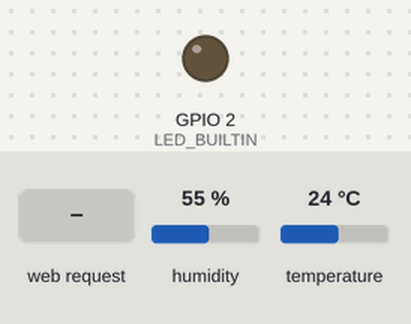
Bench run of a program on a simulated ESP32. Shown: output pins drawn as LEDs (lit = HIGH). The inputs (shaded band) are chosen by the test bench; at power-on: humidity 55 %, temperature 24 °C. WiFi joins after 1.5 s; servers stay silent unless stated; what the program prints to the serial monitor is not drawn.

Above: at 3.2 s.
3.3 s: HTTP request GET /api/led received
At 3.9 s:
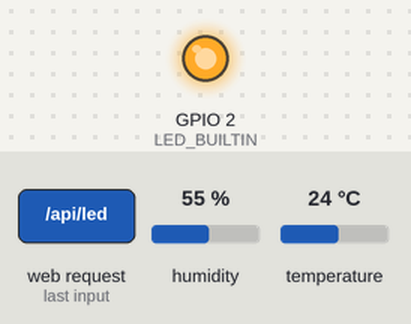
4.8 s: HTTP request GET /api/led?state=off received
At 6.0 s:
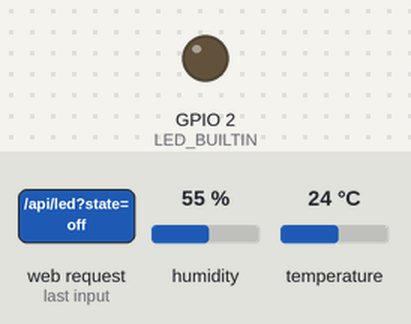
6.3 s: HTTP request GET /api/led?state=on received
At 7.4 s:
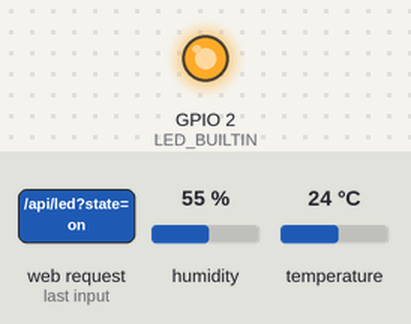
Timing chart, 0 to 9.3 s (numbered marks = the images above; inputs shaded):
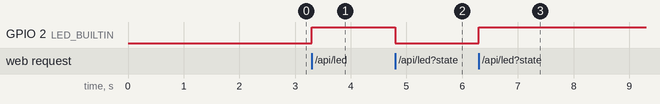

The program:

main.cpp
```cpp
/**
 * ESP32 小小气象站 (Mini Weather Station)
 * --------------------------------------
 * 采集 DHT22 温湿度，在内置 Web 仪表盘实时展示，
 * 并提供 JSON API 与板载 LED 远程控制，纯局域网运行，无需云服务。
 *
 * 硬件: ESP32 DevKit + DHT22/AM2302（兼容 DHT11，见 DHTTYPE）
 * 框架: Arduino（通过 PlatformIO 构建）
 */

#include <Arduino.h>
#include <WiFi.h>
#include <WebServer.h>
#include <ESPmDNS.h>
#include <DHT.h>

#if __has_include("secrets.h")
  #include "secrets.h"
#else
  #warning "未找到 include/secrets.h，正在使用占位 WiFi 配置；请复制 include/secrets.example.h 为 secrets.h 并填入真实信息"
  #define WIFI_SSID "YOUR_WIFI_SSID"
  #define WIFI_PASSWORD "YOUR_WIFI_PASSWORD"
#endif

// ---------------- 引脚与常量配置 ----------------
#ifndef LED_BUILTIN
#define LED_BUILTIN 2            // 大多数 ESP32 DevKit 板载 LED 在 GPIO2
#endif
#define DHTPIN  4                // DHT 数据脚接 GPIO4
#define DHTTYPE DHT22            // 使用 DHT11 时改为 DHT11

#define HOSTNAME          "esp32-weather"   // mDNS 域名: http://esp32-weather.local
#define SENSOR_INTERVAL_MS 2500UL           // DHT22 两次采样至少间隔 2s
#define WIFI_TIMEOUT_MS    15000UL
#define WIFI_RETRY_MS      10000UL

// ---------------- 全局对象与状态 ----------------
DHT dht(DHTPIN, DHTTYPE);
WebServer server(80);

static float g_temperature = NAN;   // 保留最近一次有效读数
static float g_humidity    = NAN;
static unsigned long g_lastSensorMs = 0;
static unsigned long g_lastWifiMs   = 0;
static bool g_ledState = false;

// ---------------- 内嵌网页 ----------------
static const char INDEX_HTML[] PROGMEM = R"rawliteral(
<!DOCTYPE html>
<html lang="zh-CN">
<head>
<meta charset="UTF-8">
<meta name="viewport" content="width=device-width, initial-scale=1.0">
<title>ESP32 小小气象站</title>
<style>
*{margin:0;padding:0;box-sizing:border-box}
body{font-family:system-ui,-apple-system,"Segoe UI",Roboto,"PingFang SC","Microsoft YaHei",sans-serif;
background:#0f172a;color:#e2e8f0;min-height:100vh;display:flex;flex-direction:column;align-items:center;padding:28px 16px}
header{width:100%;max-width:640px;display:flex;justify-content:space-between;align-items:center;margin-bottom:24px}
h1{font-size:20px;font-weight:600}
.status{display:flex;align-items:center;gap:6px;font-size:13px;color:#94a3b8}
.dot{width:8px;height:8px;border-radius:50%;display:inline-block}
.dot.ok{background:#4ade80;box-shadow:0 0 6px #4ade80}
.dot.bad{background:#f87171;box-shadow:0 0 6px #f87171}
main{display:flex;gap:16px;width:100%;max-width:640px;flex-wrap:wrap}
.card{flex:1;min-width:220px;background:#1e293b;border:1px solid #334155;border-radius:16px;padding:24px;text-align:center}
.card .label{font-size:14px;color:#94a3b8;letter-spacing:4px;margin-bottom:12px}
.card .value{font-size:56px;font-weight:700;color:#38bdf8;font-variant-numeric:tabular-nums}
.card .unit{font-size:20px;color:#94a3b8;margin-left:4px}
.panel{width:100%;max-width:640px;margin-top:16px;background:#1e293b;border:1px solid #334155;
border-radius:16px;padding:16px 20px;display:flex;justify-content:space-between;align-items:center;flex-wrap:wrap;gap:12px}
button{background:#334155;color:#e2e8f0;border:1px solid #475569;border-radius:10px;padding:10px 18px;
font-size:14px;cursor:pointer;transition:all .2s}
button:hover{background:#475569}
button.on{background:#38bdf8;border-color:#38bdf8;color:#0f172a}
.meta{display:flex;gap:16px;font-size:13px;color:#94a3b8;flex-wrap:wrap}
footer{margin-top:24px;font-size:12px;color:#64748b}
</style>
</head>
<body>
<header>
<h1>🌡️ ESP32 小小气象站</h1>
<div class="status"><span id="dot" class="dot bad"></span><span id="statusText">连接中…</span></div>
</header>
<main>
<div class="card"><div class="label">温度</div><div class="value"><span id="temp">--</span><span class="unit">°C</span></div></div>
<div class="card"><div class="label">湿度</div><div class="value"><span id="hum">--</span><span class="unit">%</span></div></div>
</main>
<section class="panel">
<button id="ledBtn">💡 LED：关</button>
<div class="meta">
<span>📶 <span id="rssi">--</span> dBm</span>
<span>⏱ <span id="uptime">--</span></span>
<span>💾 <span id="heap">--</span> KB</span>
</div>
</section>
<footer>ESP32 + DHT22 · 每 2 秒自动刷新 · 局域网直连</footer>
<script>
const $=id=>document.getElementById(id);
function setStatus(ok){$('dot').className='dot '+(ok?'ok':'bad');$('statusText').textContent=ok?'在线':'连接失败';}
function updateLed(on){const b=$('ledBtn');b.textContent='💡 LED：'+(on?'开':'关');b.classList.toggle('on',on);}
async function refresh(){
  try{
    const r=await fetch('/api/data',{cache:'no-store'});
    if(!r.ok)throw 0;
    const d=await r.json();
    $('temp').textContent=d.temperature==null?'--':d.temperature.toFixed(1);
    $('hum').textContent=d.humidity==null?'--':d.humidity.toFixed(1);
    $('rssi').textContent=d.rssi;
    $('uptime').textContent=d.uptime;
    $('heap').textContent=(d.heap/1024).toFixed(0);
    updateLed(d.led);
    setStatus(true);
  }catch(e){setStatus(false);}
}
$('ledBtn').onclick=async()=>{try{await fetch('/api/led?state=toggle');}catch(e){}refresh();};
setInterval(refresh,2000);
refresh();
</script>
</body>
</html>
)rawliteral";

// ---------------- 工具函数 ----------------
String uptimeString() {
  unsigned long s = millis() / 1000;
  char buf[24];
  snprintf(buf, sizeof(buf), "%lud %02lu:%02lu:%02lu",
           s / 86400UL, (s / 3600UL) % 24UL, (s / 60UL) % 60UL, s % 60UL);
  return String(buf);
}

void readSensor() {
  float t = dht.readTemperature();
  float h = dht.readHumidity();
  if (!isnan(t)) g_temperature = t;   // 读取失败时保留上次有效值
  if (!isnan(h)) g_humidity = h;
}

String buildJson() {
  String j = "{";
  j += "\"temperature\":" + (isnan(g_temperature) ? String("null") : String(g_temperature, 1));
  j += ",\"humidity\":"   + (isnan(g_humidity)    ? String("null") : String(g_humidity, 1));
  j += ",\"led\":"        + String(g_ledState ? "true" : "false");
  j += ",\"rssi\":"       + String(WiFi.RSSI());
  j += ",\"heap\":"       + String(ESP.getFreeHeap());
  j += ",\"uptime\":\""   + uptimeString() + "\"";
  j += ",\"ip\":\""       + WiFi.localIP().toString() + "\"";
  j += "}";
  return j;
}

void sendJson() {
  server.sendHeader("Access-Control-Allow-Origin", "*");
  server.send(200, "application/json", buildJson());
}

// ---------------- HTTP 处理器 ----------------
void handleRoot() {
  server.send_P(200, "text/html", INDEX_HTML);
}

void handleLed() {
  String state = server.hasArg("state") ? server.arg("state") : "toggle";
  if (state == "on")       g_ledState = true;
  else if (state == "off") g_ledState = false;
  else                     g_ledState = !g_ledState;  // toggle
  digitalWrite(LED_BUILTIN, g_ledState ? HIGH : LOW);
  sendJson();
}

// ---------------- WiFi ----------------
void connectWiFi() {
  Serial.print("[WiFi] 正在连接 \"");
  Serial.print(WIFI_SSID);
  Serial.print("\"");
  WiFi.mode(WIFI_STA);
  WiFi.setHostname(HOSTNAME);
  WiFi.begin(WIFI_SSID, WIFI_PASSWORD);

  unsigned long start = millis();
  while (WiFi.status() != WL_CONNECTED && millis() - start < WIFI_TIMEOUT_MS) {
    delay(500);
    Serial.print(".");
  }
  if (WiFi.status() == WL_CONNECTED) {
    Serial.print("\n[WiFi] 已连接，IP 地址: ");
    Serial.println(WiFi.localIP());
  } else {
    Serial.println("\n[WiFi] 连接超时，将在后台自动重试");
  }
}

// ---------------- Arduino 入口 ----------------
void setup() {
  Serial.begin(115200);
  delay(500);
  Serial.println("\n=== ESP32 小小气象站启动 ===");

  pinMode(LED_BUILTIN, OUTPUT);
  digitalWrite(LED_BUILTIN, LOW);
  dht.begin();

  connectWiFi();

  if (MDNS.begin(HOSTNAME)) {
    MDNS.addService("http", "tcp", 80);
    Serial.println("[mDNS] 可访问 http://" HOSTNAME ".local");
  }

  server.on("/", HTTP_GET, handleRoot);
  server.on("/api/data", HTTP_GET, sendJson);
  server.on("/api/led", HTTP_GET, handleLed);
  server.onNotFound([]() { server.send(404, "text/plain", "404 Not Found"); });
  server.begin();
  Serial.println("[HTTP] Web 服务已启动（端口 80）");
}

void loop() {
  // 周期性采样传感器
  if (millis() - g_lastSensorMs >= SENSOR_INTERVAL_MS) {
    g_lastSensorMs = millis();
    readSensor();
  }

  // WiFi 断线自动重连
  if (millis() - g_lastWifiMs >= WIFI_RETRY_MS) {
    g_lastWifiMs = millis();
    if (WiFi.status() != WL_CONNECTED) {
      Serial.println("[WiFi] 连接断开，正在重连...");
      WiFi.disconnect();
      WiFi.reconnect();
    }
  }

  server.handleClient();
}
```

secrets.example.h
```cpp
#pragma once

// 使用方法：
//   1. 复制本文件为同目录下的 secrets.h
//   2. 填入你家 WiFi 的名称和密码
//   3. secrets.h 已被 .gitignore 忽略，不会提交到仓库

#define WIFI_SSID     "你的WiFi名称"
#define WIFI_PASSWORD "你的WiFi密码"
```

Measured:
- after the input at 3.3 s, GPIO 2 (LED_BUILTIN): LOW → HIGH at once
- after the input at 4.8 s, GPIO 2 (LED_BUILTIN): HIGH → LOW at once
- after the input at 6.3 s, GPIO 2 (LED_BUILTIN): LOW → HIGH at once
